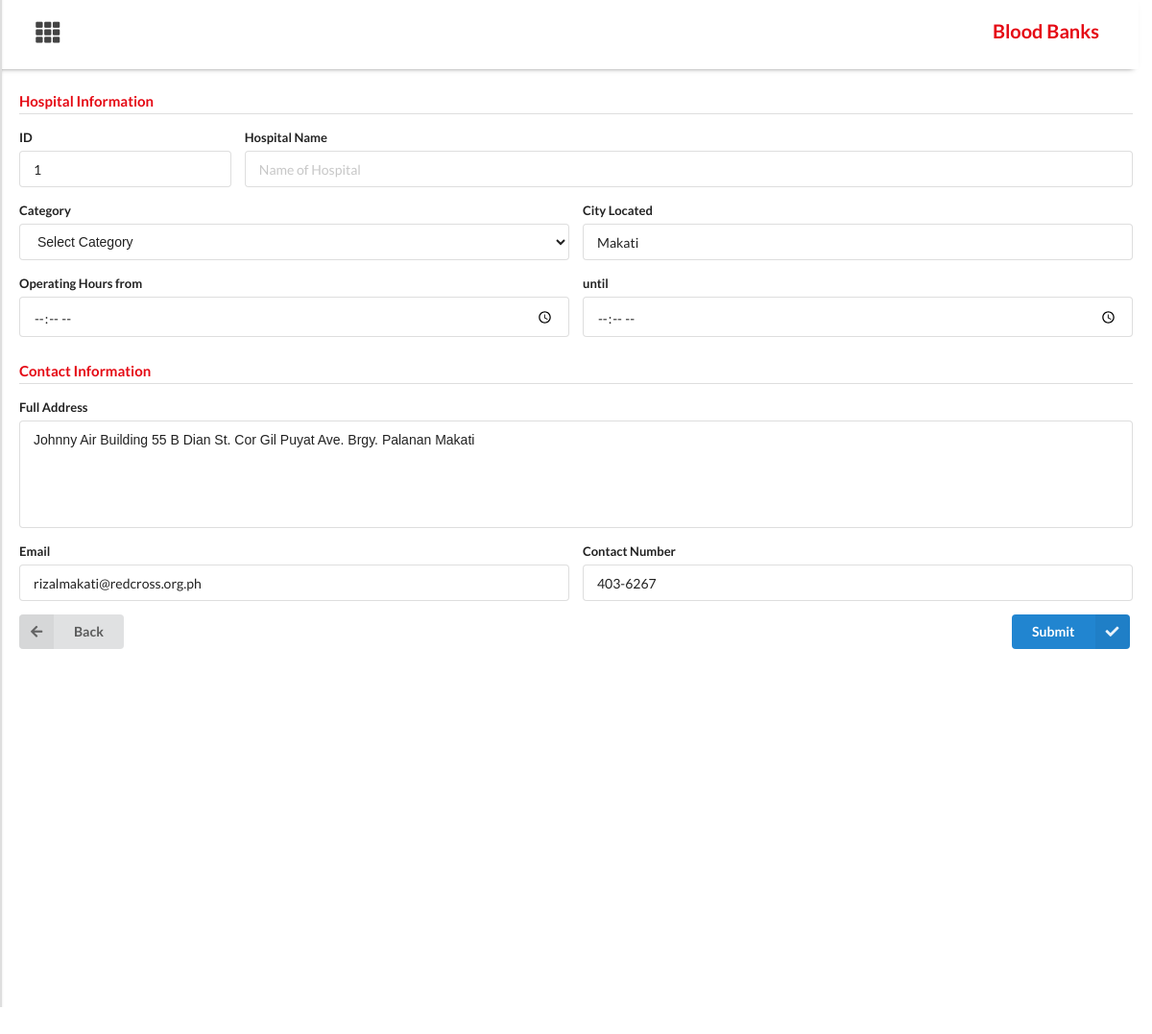
The page /lifeline_php/admin_locations_update.php?update=1 (signed in) on the database its author committed.
### tables this page shows
CREATE TABLE `location` (
  `id` int(11) NOT NULL,
  `city` varchar(255) NOT NULL,
  `category` varchar(255) NOT NULL,
  `hospitalname` varchar(255) DEFAULT NULL,
  `address` varchar(255) NOT NULL,
  `hours_from` varchar(255) DEFAULT NULL,
  `hours_to` varchar(255) DEFAULT NULL,
  `contactnum` varchar(255) NOT NULL,
  `email` varchar(255) DEFAULT NULL,
  `is_active` varchar(255) NOT NULL DEFAULT 'Yes'
);

### lifeline_php/admin_locations_update.php (the view, shortened to what this page needs)
<?php
  include 'includes/db.inc.php';
  if (isset($_GET['update']))
    {
        $id = $_GET['update'];
        $rec = mysqli_query($conn, "SELECT * FROM location WHERE id = $id");
        $record = mysqli_fetch_array($rec);
        $id = $record['id'];
        $hospitalname = $record['hospitalname'];
        $city = $record['city'];
        $hours_from = $record['hours_from'];
        $hours_to = $record['hours_to'];
        $address = $record['address'];
        $email = $record['email'];
        $contactnum = $record['contactnum'];
    }
?>
<!DOCTYPE html>
<html>
    <head>
        <link rel="stylesheet" href="assets/css/semantic/dist/semantic.min.css">
        <link rel="stylesheet" href="assets/css/custom.css">
        <link rel="stylesheet" href="assets/css/sidebar.css">
    </head>
    <body style="background-color:white;">
    <div class="container" >
    <div class="content" style="position: absolute; top:50%; transform: translateY(-56%);
                             width: 100%; max-width: 100%; height:100px; min-height: 90%;
                             overflow-y: scroll; overflow-x:hidden">
                <div class="ui vertical menu sidepanel"  id="mySidepanel" hidden="true" style="min-height:100vh">
                      <div class="ui two column very relaxed stackable grid" style="margin-top:-55px; margin-bottom:-20px">
                        <div class="column" style="margin-left: 30px; margin-top:10px">
                        </div>
                      </div>
                </div>
                <div class="ui grid" style="width:100%; background-color: white; position: sticky; top: 0; z-index:2; margin-bottom:10px;
                        border-bottom: 5px; -webkit-box-shadow: 0 4px 6px -6px #222; -moz-box-shadow: 0 4px 6px -6px #222; box-shadow: 0 4px 6px -6px #222;">
                <div class="eight wide column">
                    <button class="openbtn" onclick="openNav()" style="font-size:25px; margin-left:20px;background:transparent">
                            <i class="th icon"></i>
                    </button>
                </div>
                <div class="eight wide column">
                        <h4 style="text-align: right; color:#E50914; font-size:20px; padding: 10px 15px; margin-right:12px">
                            Blood Banks
                        </h4>
                </div>
            </div>
            <div class="main" style="padding:20px;margin-top:20px">
            <form action="includes/locations_update.inc.php" class="ui form" method="post">
                        <h4 class="ui dividing header" style="color:#E50914">Hospital Information</h4>
                        <div class="two fields">
                            <div class="field" style="width:20%">
                                <label>ID</label>
                                <div class="field">
                                    <input type="text" name="id" value="<?php echo $id; ?>" readonly>
                                </div>
                            </div>
                            <div class="field"style="width:80%">
                                <label>Hospital Name</label>
                                <div class="field">
                                    <input type="text" name="hospitalname" placeholder="Name of Hospital" value="<?php echo $hospitalname; ?>" >
                                </div>
                            </div>
                        </div>
                        <div class="two fields">
                            <div class="field">
                                    <label>Category</label>
                                        <div class="ui selection" >
                                                <select class="form-select" name="category" required>
                                                    <option value="">Select Category</option>
                                                </select>
                                        </div>
                                </div>
                            <div class="field">
                                <label>City Located</label>
                                <div class="field">
                                    <input type="text" name="city" placeholder="City" value="<?php echo $city; ?>"  required >
                                </div>
                            </div>
                        </div>
                        <div class="two fields">
                            <div class="field">
                                <label>Operating Hours from</label>
                                <div class="field">
                                    <input type="time" name="from" placeholder="From" value="<?php echo $hours_from; ?>">
                                </div>
                            </div>
                            <div class="field">
                                <label>until</label>
                                <div class="field">
                                    <input type="time" name="to" placeholder="To" value="<?php echo $hours_to; ?>">
                                </div>
                            </div>
                        </div>
                    <h4 class="ui dividing header" style="color:#E50914">Contact Information</h4>
                        <div class="field">
                                <label>Full Address</label>
                                <div class="field">
                                    <textarea style="resize:none; height:30px"  name="address" required ><?php echo $address; ?></textarea>
                                </div>
                        </div>
                        <div class="two fields" >
                            <div class="field">
                                <label>Email</label>
                                <div class="field">
                                    <input type="text" name="email" value="<?php echo $email; ?>"  placeholder="email@address.com">
                                </div>
                            </div>
                            <div class="field">
                                <label>Contact Number</label>
                                <div class="field">
                                    <input type="text" name="contactnum" value="<?php echo $contactnum; ?>"  placeholder="Contact Number/s" required>
                                </div>
                            </div>
                        </div>
                    <a href="#" onclick="history.back();">
                        <button type="button" class="ui left labeled icon button" style="float:left">
                            <i class="left arrow icon"></i>
                                Back
                        </button>
                    </a>
                        <button type="submit" name="submit" class="ui right labeled icon primary button" style="float:right">
                            <i class="check icon"></i>
                                Submit
                        </button>
                </form>
            </div>
        </div>
    </div>
    </body>

### lifeline_php/assets/css/custom.css (style rules this page uses)
body { width: 100vw; }
@media only screen and (min-width: 600px) { .container { display: flex; justify-content: center; align-items: center; padding:30px; } }
@media only screen and (min-width: 768px) { .container { display: flex; justify-content: center; align-items: center; padding:30px; } }
@media only screen and (min-width: 992px) { .container { display: flex; justify-content: center; align-items: center; padding:100px; } }
@media only screen and (min-width: 1200px) { .container { display: flex; justify-content: center; align-items: center; padding:100px; } }

### lifeline_php/assets/css/sidebar.css (style rules this page uses)
.sidepanel { position: fixed; z-index: 3; top: 0; left:0; overflow: hidden; transition: 0.5s; padding-top: 60px; }
.openbtn { font-size: 20px; cursor: pointer; background-color: white; color:#444; padding: 10px 15px; border: none; }

### rows shown on the page
location: id "1", city "Makati", address "Johnny Air Building 55 B Dian St. Cor Gil Puyat Ave. Brgy. Palanan Makati", email "rizalmakati@redcross.org.ph", contactnum "403-6267"
